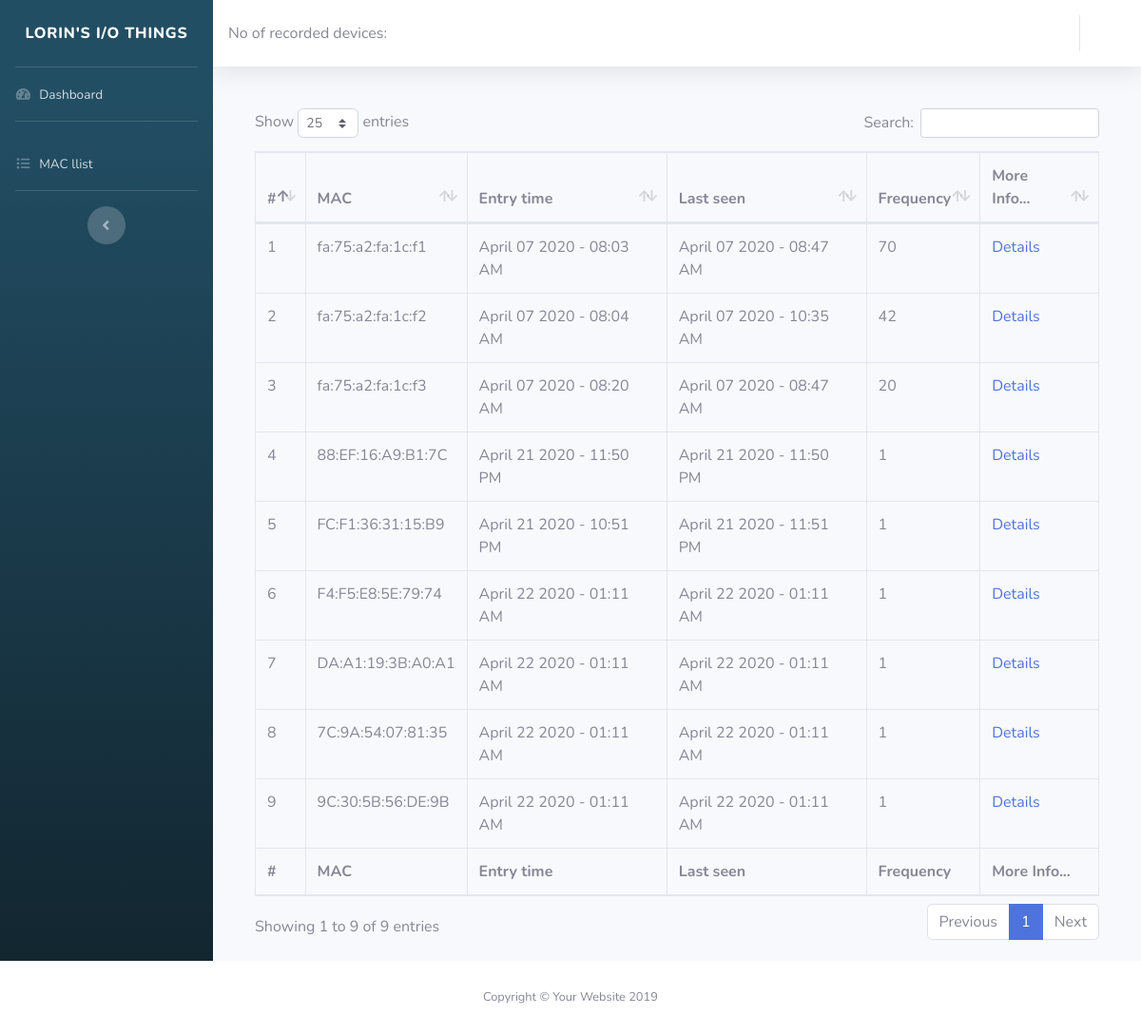
Before: /macs with the older database file.
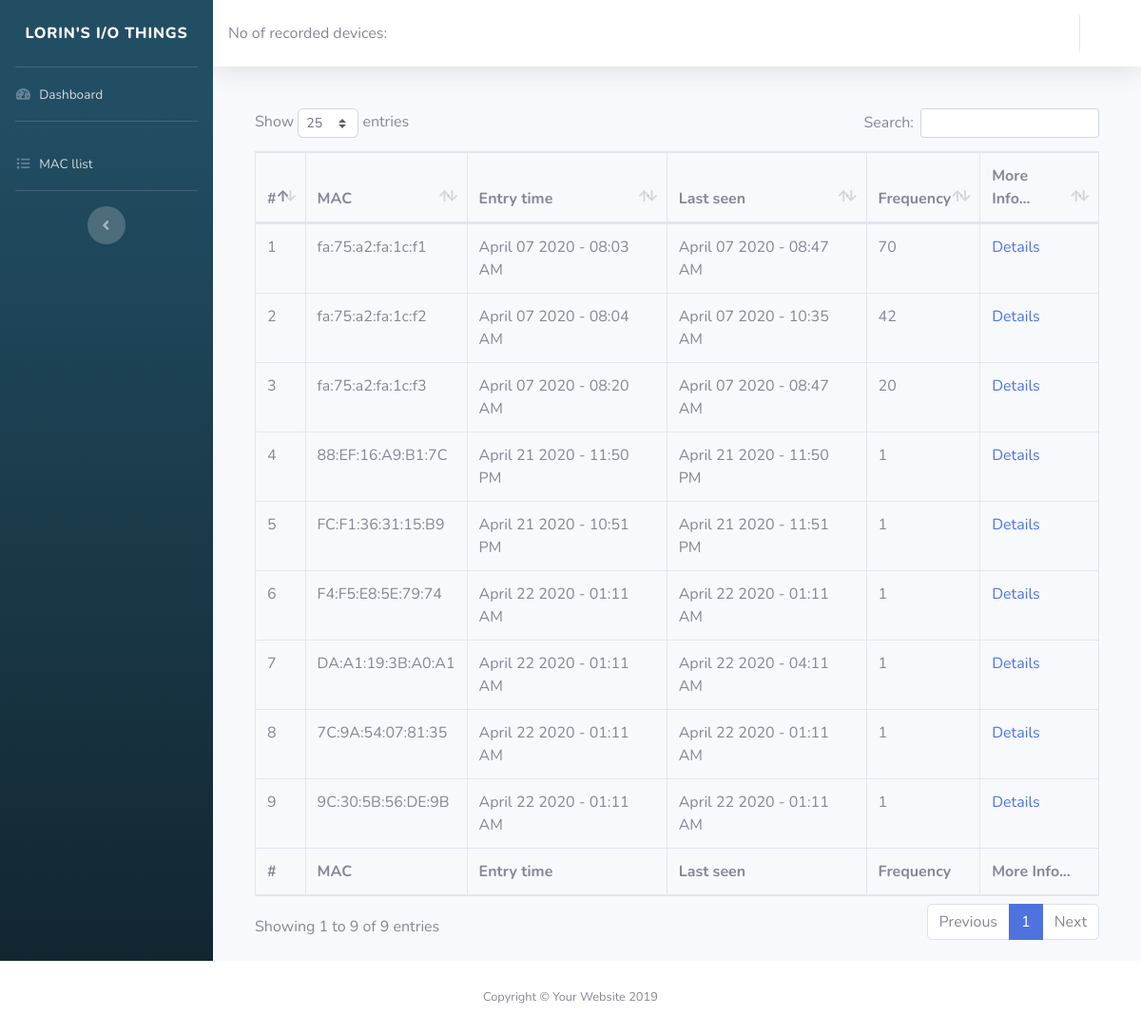
After: the same page with the newer database file.
### tables this page shows
CREATE TABLE mac_log (
            id INTEGER PRIMARY KEY AUTOINCREMENT,
            mac TEXT,
            enter_datetime DATETIME,
            last_seen DATETIME,
            hz INTEGER DEFAULT 0
        );

### app/routes.py (the view)
@app.route('/macs', methods=['GET'])
def macs():
    mac_log = db.engine.execute('SELECT * FROM mac_log')
    return render_template('macs.html', mac_log=mac_log)

### app/routes.py (called while the page is built)
@app.template_filter('formatdatetime')
def format_datetime(value, format="%Y-%m-%d %H:%M:%S.%f"):
    if value is None:
        return ""
    dt = datetime.strptime(value, format)
    return dt.strftime('%B %d %Y - %I:%M %p')

### app/templates/macs.html (shortened to what this page needs)
{% extends 'base.html' %}
{% block content %}
<div id="content">
    {% include 'partials/_topbar.html' %}
    <div class="container-fluid">
      <div class="card-body">
        <div class="table-responsive">
          <table class="table table-bordered" data-page-length='25' id="dataTable" width="100%" cellspacing="0">
            <thead>
                <tr>
                    <th>#</th>
                    <th>MAC</th>
                    <th>Entry time</th>
                    <th>Last seen</th>
                    <th>Frequency</th>
                    <th>More Info...</th>
                </tr>
            </thead>
            <tfoot>
                <tr>
                    <th>#</th>
                    <th>MAC</th>
                    <th>Entry time</th>
                    <th>Last seen</th>
                    <th>Frequency</th>
                    <th>More Info...</th>
                </tr>
            </tfoot>
            <tbody>
                {% for mac in mac_log %}
                <tr>
                  <td>{{mac.id}}</td>
                  <td>{{mac.mac}}</td>
                  <td>{{mac.enter_datetime | formatdatetime}}</td>
                  <td>{{mac.last_seen | formatdatetime}}</td>
                  <td>{{mac.hz }}</td>
                  <td>
                      <a href="{{ url_for('details', mac=mac.mac) }}">Details</a>
                    </td>
                </tr>
              {% endfor %}
            </tbody>
          </table>
        </div>
      </div>
    </div>
  </div>
    </div>
</div>
{% endblock %}

### app/templates/base.html (shortened to what this page needs)
<!DOCTYPE html>
<html lang="en">
<head><meta http-equiv="Content-Type" content="text/html; charset=utf-8">
  <link href="{{ url_for('static', filename='vendor/fontawesome-free/css/all.min.css') }}" rel="stylesheet" type="text/css">
  <link href="{{ url_for('static', filename='sb-admin-2.min.css') }}" rel="stylesheet">
  <link href="{{ url_for('static', filename='vendor/datatables/dataTables.bootstrap4.min.css') }}" rel="stylesheet">
  <link rel="stylesheet" href="{{ url_for('static', filename='Chart.css') }}" />
</head>
<body id="page-top">
  <div id="wrapper">
    {% include 'partials/_sidebar.html' %}
    <div id="content-wrapper" class="d-flex flex-column">
     {% block content %} {% endblock %}
      <footer class="sticky-footer bg-white">
        <div class="container my-auto">
          <div class="copyright text-center my-auto">
            <span>Copyright &copy; Your Website 2019</span>
          </div>
        </div>
      </footer>
</body>
</html>

### app/templates/partials/_sidebar.html
    <ul class="navbar-nav bg-gradient-primary sidebar sidebar-dark accordion" id="accordionSidebar" style='background-color: #224E64;'>
       <a class="sidebar-brand d-flex align-items-center justify-content-center" href="{{ url_for('index') }}">
         <div class="sidebar-brand-text">Lorin's I/O things</div>
       </a>
       <hr class="sidebar-divider my-0">
       <li class="nav-item">
         <a class="nav-link" href="{{ url_for('index') }}">
           <i class="fas fa-fw fa-tachometer-alt"></i>
           <span>Dashboard</span></a>
       </li>
       <hr class="sidebar-divider">
       <li class="nav-item">
         <a class="nav-link" href="{{ url_for('macs') }}">
           <i class="fas fa-fw fa-list"></i>
           <span>MAC llist</span></a>
       </li>
       <hr class="sidebar-divider d-none d-md-block">
       <div class="text-center d-none d-md-inline">
         <button class="rounded-circle border-0" id="sidebarToggle"></button>
       </div>
     </ul>

### app/templates/partials/_topbar.html (shortened to what this page needs)
<nav class="navbar navbar-expand navbar-light bg-white topbar mb-4 static-top shadow">
    No of recorded devices: {{device}}
    <ul class="navbar-nav ml-auto">
      <li class="nav-item dropdown no-arrow">
        <a class="nav-link dropdown-toggle" href="#" id="userDropdown" role="button" data-toggle="dropdown" aria-haspopup="true" aria-expanded="false">
        </a>
      </li>
    </ul>
  </nav>

### app/templates/base.html (style rules this page uses)
.bg-gradient-primary { background-color: #224E64; background-image: linear-gradient(180deg,#224E64 10%,rgb(18, 38, 48) 100%); background-size: cover; }

Changed rows visible on the page:
changed mac_log "DA:A1:19:3B:A0:A1": last_seen "April 22 2020 - 01:11 AM" → "April 22 2020 - 04:11 AM"
